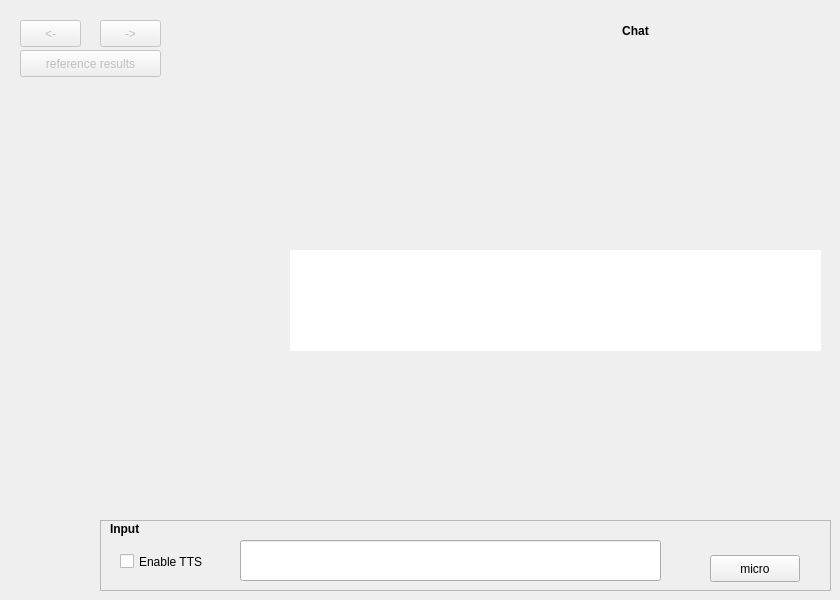
      <widget class="QWidget" name="tab_Chat">
       <attribute name="title">
        <string>Chat</string>
       </attribute>
       <widget class="QFrame" name="frame_history_asr">
        <property name="geometry">
         <rect>
          <x>100</x>
          <y>520</y>
          <width>731</width>
          <height>71</height>
         </rect>
        </property>
        <property name="frameShape">
         <enum>QFrame::StyledPanel</enum>
        </property>
        <property name="frameShadow">
         <enum>QFrame::Raised</enum>
        </property>
        <widget class="QLabel" name="label_5">
         <property name="geometry">
          <rect>
           <x>10</x>
           <y>0</y>
           <width>66</width>
           <height>17</height>
          </rect>
         </property>
         <property name="font">
          <font>
           <weight>75</weight>
           <bold>true</bold>
          </font>
         </property>
         <property name="text">
          <string>Input</string>
         </property>
        </widget>
        <widget class="QLineEdit" name="lineEdit_history_newText">
         <property name="geometry">
          <rect>
           <x>140</x>
           <y>20</y>
           <width>421</width>
           <height>41</height>
          </rect>
         </property>
        </widget>
        <widget class="QWidget" name="widgetRight_history" native="true">
         <property name="geometry">
          <rect>
           <x>590</x>
           <y>10</y>
           <width>120</width>
           <height>71</height>
          </rect>
         </property>
         <widget class="QPushButton" name="pushButton_history_microForChat">
          <property name="geometry">
           <rect>
            <x>20</x>
            <y>25</y>
            <width>90</width>
            <height>27</height>
           </rect>
          </property>
          <property name="text">
           <string>micro</string>
          </property>
         </widget>
        </widget>
        <widget class="QCheckBox" name="checkBox_enable_tts">
         <property name="geometry">
          <rect>
           <x>20</x>
           <y>30</y>
           <width>111</width>
           <height>23</height>
          </rect>
         </property>
         <property name="text">
          <string>Enable TTS</string>
         </property>
        </widget>
       </widget>
       <widget class="QTextBrowser" name="textBrowser_chat_history">
        <property name="geometry">
         <rect>
          <x>290</x>
          <y>250</y>
          <width>531</width>
          <height>101</height>
         </rect>
        </property>
        <property name="font">
         <font>
          <family>DejaVu Sans Mono</family>
          <pointsize>10</pointsize>
         </font>
        </property>
        <property name="cursor" stdset="0">
         <cursorShape>ArrowCursor</cursorShape>
        </property>
        <property name="frameShape">
         <enum>QFrame::NoFrame</enum>
        </property>
        <property name="html">
         <string>&lt;!DOCTYPE HTML PUBLIC &quot;-//W3C//DTD HTML 4.0//EN&quot; &quot;http://www.w3.org/TR/REC-html40/strict.dtd&quot;&gt;
&lt;html&gt;&lt;head&gt;&lt;meta name=&quot;qrichtext&quot; content=&quot;1&quot; /&gt;&lt;style type=&quot;text/css&quot;&gt;
p, li { white-space: pre-wrap; }
&lt;/style&gt;&lt;/head&gt;&lt;body style=&quot; font-family:'DejaVu Sans Mono'; font-size:10pt; font-weight:400; font-style:normal;&quot;&gt;
&lt;p style=&quot;-qt-paragraph-type:empty; margin-top:0px; margin-bottom:0px; margin-left:0px; margin-right:0px; -qt-block-indent:0; text-indent:0px;&quot;&gt;&lt;br /&gt;&lt;/p&gt;&lt;/body&gt;&lt;/html&gt;</string>
        </property>
        <property name="textInteractionFlags">
         <set>Qt::LinksAccessibleByKeyboard|Qt::LinksAccessibleByMouse|Qt::TextBrowserInteraction|Qt::TextSelectableByKeyboard|Qt::TextSelectableByMouse</set>
        </property>
       </widget>
       <widget class="QLabel" name="label_chat_title">
        <property name="geometry">
         <rect>
          <x>510</x>
          <y>20</y>
          <width>251</width>
          <height>21</height>
         </rect>
        </property>
        <property name="font">
         <font>
          <weight>75</weight>
          <bold>true</bold>
         </font>
        </property>
        <property name="text">
         <string>Chat</string>
        </property>
        <property name="alignment">
         <set>Qt::AlignCenter</set>
        </property>
       </widget>
       <widget class="QPushButton" name="pushButton_Chat_NextScenario">
        <property name="enabled">
         <bool>false</bool>
        </property>
        <property name="geometry">
         <rect>
          <x>100</x>
          <y>20</y>
          <width>61</width>
          <height>27</height>
         </rect>
        </property>
        <property name="text">
         <string>-&gt;</string>
        </property>
       </widget>
       <widget class="QPushButton" name="pushButton_Chat_PrevScenario">
        <property name="enabled">
         <bool>false</bool>
        </property>
        <property name="geometry">
         <rect>
          <x>20</x>
          <y>20</y>
          <width>61</width>
          <height>27</height>
         </rect>
        </property>
        <property name="text">
         <string>&lt;-</string>
        </property>
       </widget>
       <widget class="QPushButton" name="pushButton_Chat_SwitchToReference">
        <property name="enabled">
         <bool>false</bool>
        </property>
        <property name="geometry">
         <rect>
          <x>20</x>
          <y>50</y>
          <width>141</width>
          <height>27</height>
         </rect>
        </property>
        <property name="focusPolicy">
         <enum>Qt::StrongFocus</enum>
        </property>
        <property name="text">
         <string>reference results</string>
        </property>
       </widget>
      </widget>
